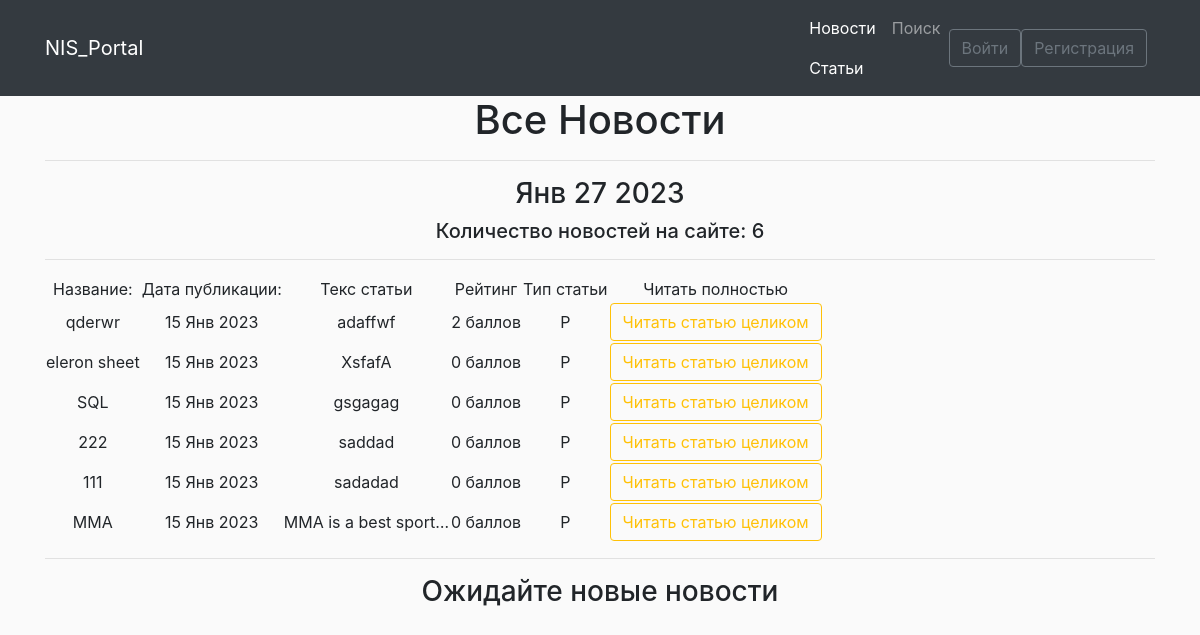
The page /posts/articles/ on the database as committed earlier.
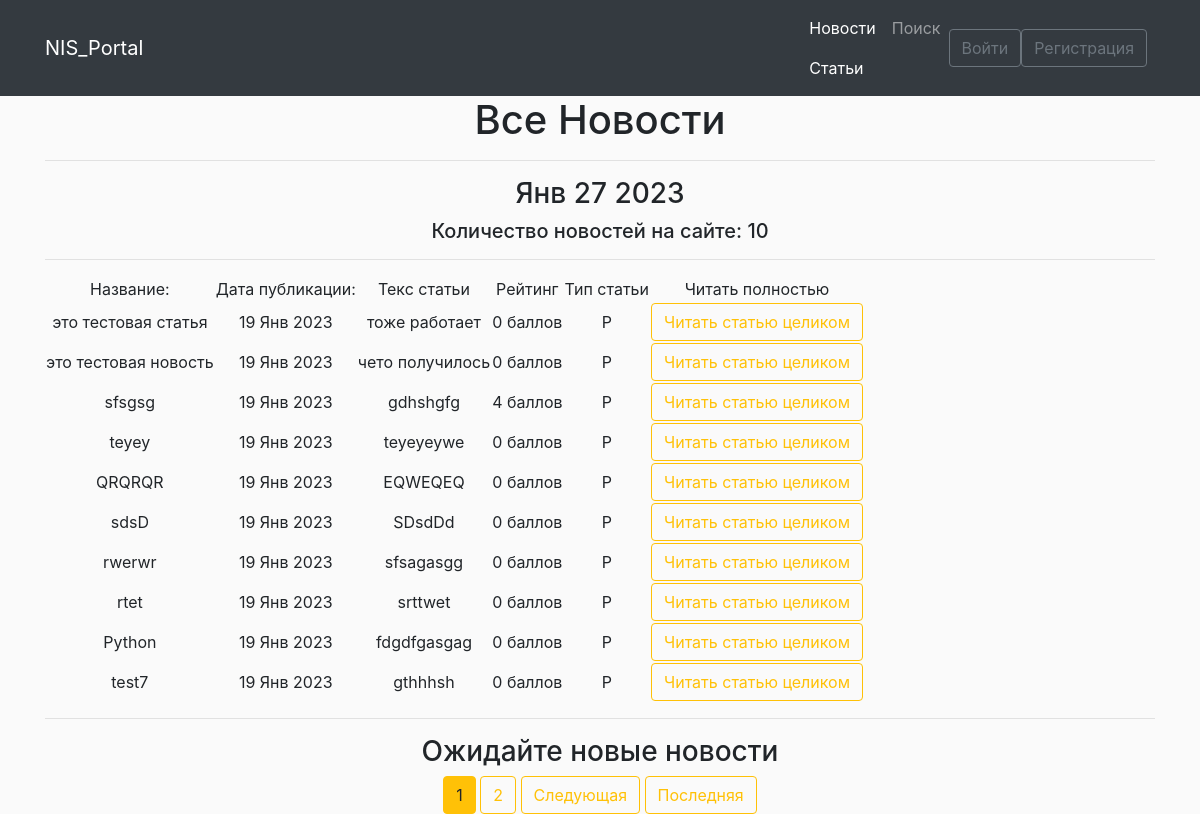
The same page on the database as committed later.
### news/models.py (models this page shows, shortened)
class Post(models.Model):
    post = 'P'
    news = 'N'
    author = models.ForeignKey(Author, verbose_name='Автор', on_delete=models.CASCADE, related_name='posts')
    select = models.CharField('Статья/Новость', max_length=10, choices=SELECT, default=post)
    date = models.DateTimeField('Дата', default=timezone.now)
    categories = models.ManyToManyField(Category, through='PostCategory')
    title = models.CharField('Название статьи', max_length=120, unique=True)
    text = models.TextField('Основной текст статьи')
    rating_post = models.IntegerField(default=0)
    class Meta:
        verbose_name = 'Пост'
        verbose_name_plural = 'Посты'

### news/views.py (the view)
# urls.py: path('articles/', cache_page(6*2)(views.ShowNewsView.as_view()), name='articles-main'),
class ShowNewsView(ListView):
    model = Post  # Указываем модель, объекты которой мы будем выводить
    ordering = ['-date']  # Поле, которое будет использоваться для сортировки объектов
    template_name = 'news/showNews.html'  # Указываем имя шаблона, в котором будут все инструкции о том, как именно пользователю должны быть показаны наши объекты
    context_object_name = 'news'  # Это имя списка, в котором будут лежать все объекты в HTML обращаемся к нему!!!
    paginate_by = 10  # постраничный вывод, сколько объектов выводим на 1 страницу
    def get_context_data(self, **kwargs):
        context = super().get_context_data(**kwargs)
        context['time_now'] = datetime.utcnow()
        context['next_news'] = 'Ожидайте новые новости'
        return context
    def get_queryset(self):
        if 'news' in self.request.path:
            self.queryset = super().get_queryset().filter(select='N')
            return self.queryset
        else:
            self.queryset = super().get_queryset().filter(select='P')
            return self.queryset

### news/templatetags/custom_filters.py (called while the page is built)
@register.filter()
def currency(value, code):
    postfix = CURRENCIES_SYMBOLS[code]
    return f'{value} {postfix}'

### news/templates/news/showNews.html (shortened to what this page needs)
{% extends 'news/base.html' %}
{% load custom_filters %}
{% load cache %}
{% block content %}
   <h1>Все Новости</h1>
   <hr>
    <h3>{{ time_now|date:'M d Y' }}</h3>
    {% cache 200 post_count %}
    <h5>Количество новостей на сайте: {{news|length}}</h5>
    {% endcache %}
    <hr>
   {% if news %}
       <table>
           <tr>
               <td>Название:</td>
               <td>Дата публикации:</td>
               <td>Текс статьи</td>
               <td>Рейтинг</td>
               <td>Тип статьи</td>
               <td>Читать полностью</td>
           </tr>
           {% for new in news %}
           <tr>
               <td>{{ new.title }}</td>
               <td>{{ new.date|date:'d M Y' }}</td>
               <td>{{ new.text|truncatechars:20 }}</td>
               <td>{{ new.rating_post|currency:"score" }}</td>
               <td>{{ new.select }}</td>
               {% if new.select == 'N'%}
               <td><a href="{% url 'news-detail' new.id %}" class="btn btn-outline-warning">Читать новость целиком</a></td>
               {% elif new.select == 'P'%}
               <td><a href="{% url 'articles-detail' new.id %}" class="btn btn-outline-warning">Читать статью целиком</a></td>
               {% else %}
               <td> Неизвестный тип контекта </td>
               {% endif %}
           </tr>
           {% endfor %}
       </table>
   {% else %}
       <h2>Новостей пока нет!</h2>
   {% endif %}
    <hr>
    <h3> {{ next_news|default_if_none:"Чуть позже появятся новые новости!" }} </h3>
   {% if is_paginated %}
      {% for num in page_obj.paginator.page_range %}
        {% if num == page_obj.number %}
          <button class="btn btn-warning">{{ num }}</button>
        {% elif num > page_obj.number|add:'-2' and num < page_obj.number|add:'2' %}
          <a href="?page={{ num }}" class="btn btn-outline-warning">{{ num }}</a>
        {% endif %}
      {% endfor %}
      {% if page_obj.has_next %}
        <a href="?page={{ page_obj.next_page_number }}" class="btn btn-outline-warning">Следующая</a>
        <a href="?page={{ page_obj.paginator.num_pages }}" class="btn btn-outline-warning">Последняя</a>
      {% endif %}
    {% endif %}
{% endblock content %}

Rows that differ between the two databases and show on the page:
no longer on this page (row unchanged): Post: title "qderwr", date "15 Янв 2023", text "adaffwf", rating_post "2 баллов", select "P", shows "Читать статью целиком"
no longer on this page (row unchanged): Post: title "eleron sheet", date "15 Янв 2023", text "XsfafA", rating_post "0 баллов", select "P", shows "Читать статью целиком"
no longer on this page (row unchanged): Post: title "SQL", date "15 Янв 2023", text "gsgagag", rating_post "0 баллов", select "P", shows "Читать статью целиком"
no longer on this page (row unchanged): Post: title "222", date "15 Янв 2023", text "saddad", rating_post "0 баллов", select "P", shows "Читать статью целиком"
no longer on this page (row unchanged): Post: title "111", date "15 Янв 2023", text "sadadad", rating_post "0 баллов", select "P", shows "Читать статью целиком"
no longer on this page (row unchanged): Post: title "MMA", date "15 Янв 2023", text "MMA is a best sport…", rating_post "0 баллов", select "P", shows "Читать статью целиком"
added Post: title "это тестовая статья", date "19 Янв 2023", text "тоже работает", rating_post "0 баллов", select "P", shows "Читать статью целиком"
added Post: title "это тестовая новость", date "19 Янв 2023", text "чето получилось", rating_post "0 баллов", select "P", shows "Читать статью целиком"
added Post: title "sfsgsg", date "19 Янв 2023", text "gdhshgfg", rating_post "4 баллов", select "P", shows "Читать статью целиком"
added Post: title "teyey", date "19 Янв 2023", text "teyeyeywe", rating_post "0 баллов", select "P", shows "Читать статью целиком"
added Post: title "QRQRQR", date "19 Янв 2023", text "EQWEQEQ", rating_post "0 баллов", select "P", shows "Читать статью целиком"
added Post: title "sdsD", date "19 Янв 2023", text "SDsdDd", rating_post "0 баллов", select "P", shows "Читать статью целиком"
added Post: title "rwerwr", date "19 Янв 2023", text "sfsagasgg", rating_post "0 баллов", select "P", shows "Читать статью целиком"
added Post: title "rtet", date "19 Янв 2023", text "srttwet", rating_post "0 баллов", select "P", shows "Читать статью целиком"
added Post: title "Python", date "19 Янв 2023", text "fdgdfgasgag", rating_post "0 баллов", select "P", shows "Читать статью целиком"
added Post: title "test7", date "19 Янв 2023", text "gthhhsh", rating_post "0 баллов", select "P", shows "Читать статью целиком"
Other text that changed with them:
{{ news|length }}: "6" → "10"
new list line: "1"
new list line: "2"
text now shown: "Следующая Последняя"
